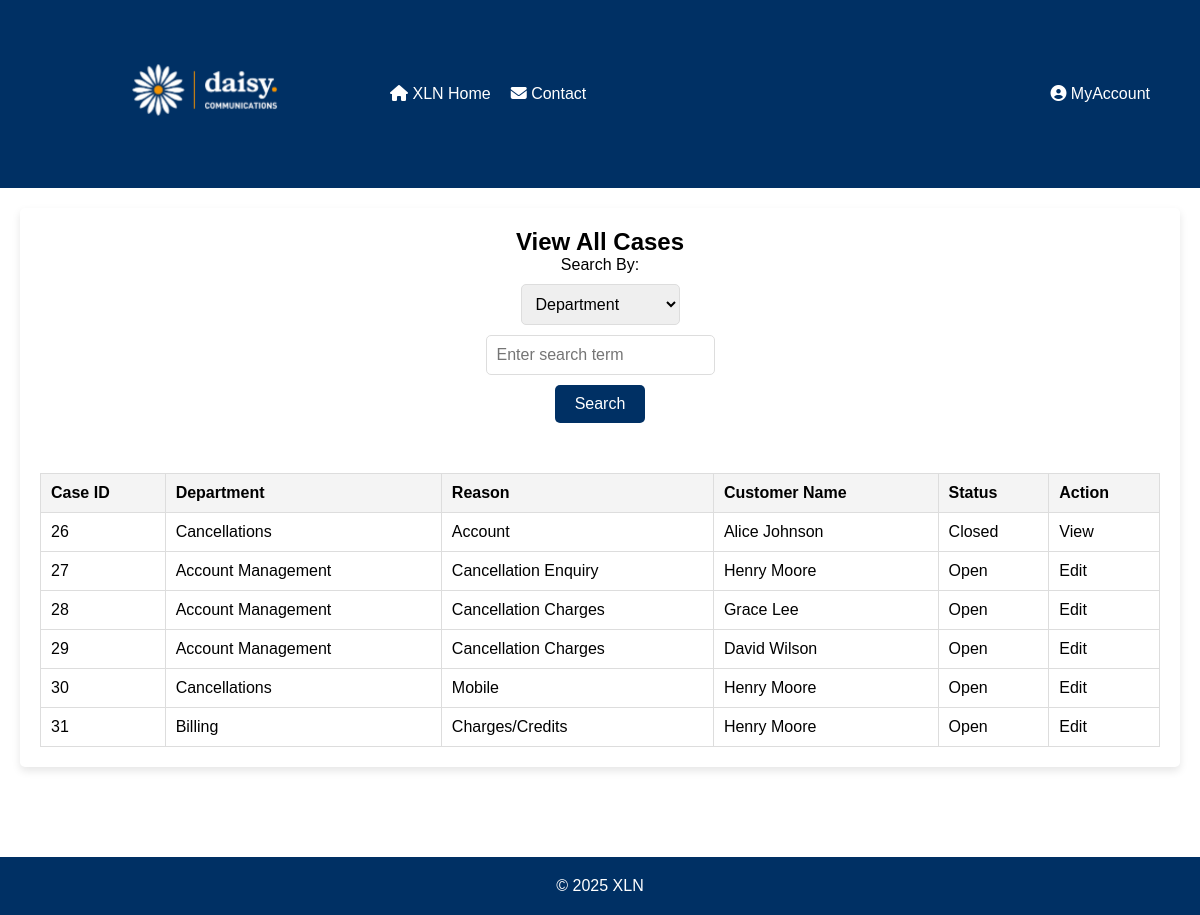
Page /php/ViewAllCases.php on the earlier database version.
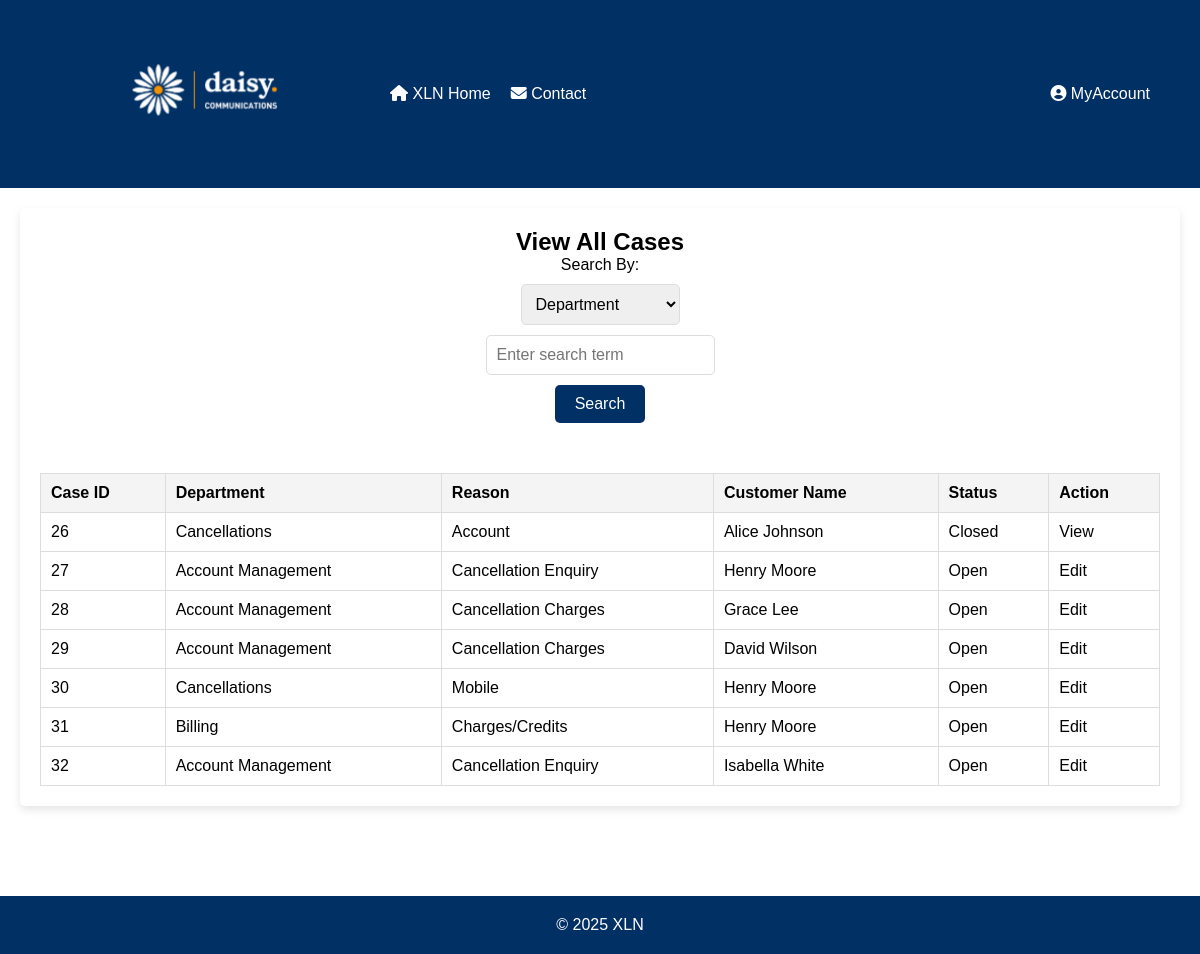
Same page on the later database version.
### tables this page shows
CREATE TABLE "cases" (
	"caseID"	INTEGER,
	"userID"	INT NOT NULL,
	"reasonID"	INT NOT NULL,
	"description"	TEXT NOT NULL,
	"status"	INT NOT NULL CHECK("status" IN (0, 1)),
	"created"	TEXT CHECK("created" GLOB '????-??-?? ??:??:??'),
	"closed"	TEXT CHECK(("status" = 1 AND "closed" IS NULL) OR ("status" = 0 AND "closed" GLOB '????-??-?? ??:??:??')),
	"customerID"	INTEGER,
	PRIMARY KEY("caseID" AUTOINCREMENT),
	FOREIGN KEY("customerID") REFERENCES "customers"("customerID") ON UPDATE CASCADE ON DELETE CASCADE,
	FOREIGN KEY("reasonID") REFERENCES "reasons"("reasonID") ON UPDATE CASCADE ON DELETE CASCADE,
	FOREIGN KEY("userID") REFERENCES "users"("userID") ON UPDATE CASCADE ON DELETE CASCADE
);

CREATE TABLE departments (
departmentID INTEGER PRIMARY KEY AUTOINCREMENT,
deptName TEXT NOT NULL
);

CREATE TABLE "reasons" (
    reasonID SERIAL PRIMARY KEY,
    reason TEXT UNIQUE NOT NULL
);

CREATE TABLE "customers" (
	"customerID"	INTEGER,
	"name"	TEXT NOT NULL,
	"email"	TEXT NOT NULL CHECK("email" LIKE '%_@_%._%'),
	PRIMARY KEY("customerID" AUTOINCREMENT)
);

### php/ViewAllCases.php (the view, shortened to what this page needs)
<!DOCTYPE html>
<html lang="en">
<?php
function getCases($searchBy = '', $searchTerm = '', $page = 1, $casesPerPage = 10, $sortBy = '', $sortOrder = 'ASC') {
    $db = new SQLite3('../data/XLN_new_DBA.db');
    $sql = "SELECT c.*,
               d.deptName AS department_name,
               r.reason AS reason_name,
               cu.name AS customer_name,
               u.fname || ' ' || u.lname AS user_name,
               CASE WHEN c.status = 1 THEN 'Open' ELSE 'Closed' END AS status_text
            FROM cases c
            LEFT JOIN reasons r ON c.reasonID = r.reasonID
            LEFT JOIN department_reasons dr ON dr.reasonID = r.reasonID
            LEFT JOIN departments d ON dr.departmentID = d.departmentID
            LEFT JOIN customers cu ON c.customerID = cu.customerID
            LEFT JOIN users u ON c.userID = u.userID";
    $whereClause = '';
    $orderBy = '';
    $countSql = "SELECT COUNT(*) as total FROM ($sql $whereClause)";
    $countStmt = $db->prepare($countSql);
    $countResult = $countStmt->execute();
    $totalCases = $countResult->fetchArray(SQLITE3_ASSOC)['total'];
    $totalPages = ceil($totalCases / $casesPerPage);
    $page = max(1, min($page, $totalPages));
    $offset = ($page - 1) * $casesPerPage;
    $sql = $sql . $whereClause . $orderBy . " LIMIT :limit OFFSET :offset";
    $stmt = $db->prepare($sql);
    $stmt->bindValue(':limit', $casesPerPage, SQLITE3_INTEGER);
    $stmt->bindValue(':offset', $offset, SQLITE3_INTEGER);
    $result = $stmt->execute();
    $arrayResult = [];
    while ($row = $result->fetchArray(SQLITE3_ASSOC)) {
        $arrayResult[] = $row;
    }
    return [
        'cases' => $arrayResult,
        'totalCases' => $totalCases,
        'totalPages' => $totalPages,
        'currentPage' => $page
    ];
}
$searchBy = isset($_GET['searchBy']) ? $_GET['searchBy'] : 'department_name';
$searchTerm = isset($_GET['searchTerm']) ? $_GET['searchTerm'] : '';
$page = isset($_GET['page']) ? (int)$_GET['page'] : 1;
$sortBy = isset($_GET['sortBy']) ? $_GET['sortBy'] : '';
$sortOrder = isset($_GET['sortOrder']) ? $_GET['sortOrder'] : 'ASC';
$result = getCases($searchBy, $searchTerm, $page, 10, $sortBy, $sortOrder);
$cases = $result['cases'];
?>
<head>
    <link rel="stylesheet" href="../css/ViewAllCases.css">
    <link rel="stylesheet" href="https://cdnjs.cloudflare.com/ajax/libs/font-awesome/6.2.1/css/all.min.css"/>
</head>
<body>
<header>
    <a href="Homepage.php"><img class="logo" src="../xlnLogo.png" alt="XLN Logo"></a>
    <nav>
        <ul class="left-menu">
            <li><a href="Homepage.php"><i class="fa-solid fa-house"></i> XLN Home</a></li>
            <li><a href="../html/Contact.html"><i class="fa-solid fa-envelope"></i> Contact</a></li>
        </ul>
        <ul class="right-menu">
            <li class="dropdown">
                <a href="javascript:void(0)" class="dropbtn"><i class="fa-solid fa-circle-user"></i> MyAccount</a>
            </li>
        </ul>
    </nav>
</header>
<main>
    <h2>View All Cases</h2>
    <form method="GET" action="" id="searchForm">
        <label for="searchBy">Search By:</label>
        <select name="searchBy" id="searchBy">
            <option value="department_name" <?php echo ($searchBy == 'department_name') ? 'selected' : ''; ?>>Department</option>
        </select>
        <div class="dropdown2">
            <input type="text" name="searchTerm" id="searchTerm"
                   value="<?php echo htmlspecialchars($searchTerm); ?>"
                   placeholder="Enter search term"
                   onfocus="showDropdown()"
                   onkeyup="filterFunction()">
        </div>
        <button type="submit">Search</button>
    </form>
    <table id="casesTable">
        <thead>
            <tr>
                <th><a href="?searchBy=<?php echo urlencode($searchBy); ?>&searchTerm=<?php echo urlencode($searchTerm); ?>&sortBy=caseID&sortOrder=<?php echo ($sortBy == 'caseID' && $sortOrder == 'ASC') ? 'DESC' : 'ASC'; ?>">Case ID </a></th>
                <th><a href="?searchBy=<?php echo urlencode($searchBy); ?>&searchTerm=<?php echo urlencode($searchTerm); ?>&sortBy=department_name&sortOrder=<?php echo ($sortBy == 'department_name' && $sortOrder == 'ASC') ? 'DESC' : 'ASC'; ?>">Department </a></th>
                <th><a href="?searchBy=<?php echo urlencode($searchBy); ?>&searchTerm=<?php echo urlencode($searchTerm); ?>&sortBy=reason_name&sortOrder=<?php echo ($sortBy == 'reason_name' && $sortOrder == 'ASC') ? 'DESC' : 'ASC'; ?>">Reason </a></th>
                <th><a href="?searchBy=<?php echo urlencode($searchBy); ?>&searchTerm=<?php echo urlencode($searchTerm); ?>&sortBy=customer_name&sortOrder=<?php echo ($sortBy == 'customer_name' && $sortOrder == 'ASC') ? 'DESC' : 'ASC'; ?>">Customer Name </a></th>
                <th><a href="?searchBy=<?php echo urlencode($searchBy); ?>&searchTerm=<?php echo urlencode($searchTerm); ?>&sortBy=status_text&sortOrder=<?php echo ($sortBy == 'status_text' && $sortOrder == 'ASC') ? 'DESC' : 'ASC'; ?>">Status </a></th>
                <th>Action</th>
            </tr>
        </thead>
        <tbody>
        <?php foreach ($cases as $case) : ?>
            <tr>
                <td><?php echo $case['caseID']; ?></td>
                <td><?php echo $case['department_name']; ?></td>
                <td><?php echo $case['reason_name']; ?></td>
                <td><?php echo $case['customer_name']; ?></td>
                <td><?php echo $case['status_text']; ?></td>
                <td>
                    <?php if ($case['status'] == 1) : ?>
                        <a href="EditCase.php?uid=<?php echo $case['caseID']; ?>">Edit</a>
                    <?php else : ?>
                        <a href="ViewCase.php?uid=<?php echo $case['caseID']; ?>">View</a>
                    <?php endif; ?>
                </td>
            </tr>
        <?php endforeach; ?>
        </tbody>
    </table>
</main>
<footer>
    <p>&copy; <span id="year"></span> XLN</p>
</footer>
</body>
</html>

### css/ViewAllCases.css (style rules this page uses)
* { margin: 0; padding: 0; box-sizing: border-box; font-family: Arial, Helvetica, sans-serif; text-decoration: none; }
header { background-color: #003064; color: white; display: flex; align-items: center; padding: 50px; }
img.logo { width: 300px; margin-right: 20px; }
nav { display: flex; justify-content: space-between; width: 100%; }
nav ul.left-menu { flex-grow: 1; }
nav ul.right-menu { justify-content: flex-end; }
.dropdown { position: relative; display: inline-block; }
nav ul { list-style: none; display: flex; align-items: center; margin: 0; padding: 0; }
nav ul li { margin-left: 20px; }
nav ul li a { color: white; text-decoration: none; }
html, body { height: 100%; margin: 0; display: flex; flex-direction: column; }
main { flex-grow: 1; background-color: #ffffff; padding: 20px; margin: 20px; margin-bottom: 90px; border-radius: 5px; display: flex; flex-direction: column; align-items: center; box-shadow: 0 4px 8px rgba(0, 0, 0, 0.1); text-decoration: none; }
form { display: flex; flex-direction: column; align-items: center; margin-bottom: 20px; }
a { text-decoration: none; color: inherit; }
form label, form select, form input, form button { margin-bottom: 10px; }
form input, form select { padding: 10px; border: 1px solid #ddd; border-radius: 5px; font-size: 16px; outline: none; }
form button { background-color: #003064; color: white; padding: 10px 20px; font-size: 16px; border: none; border-radius: 5px; cursor: pointer; }
table { width: 100%; border-collapse: collapse; margin-top: 20px; }
table, th, td { border: 1px solid #ddd; }
th, td { padding: 10px; text-align: left; }
th { background-color: #f4f4f4; }
footer { background-color: #003064; color: white; text-align: center; padding: 20px; bottom: 0; left: 0; right: 0; width: 100%; }
.dropdown2 { position: relative; display: inline-block; }
header a { color: white; text-decoration: none; }

Differences in the rows shown:
added cases: caseID "32", departments.deptName "Account Management", reasonID.reason "Cancellation Enquiry", customerID.name "Isabella White", status_text "Open"
